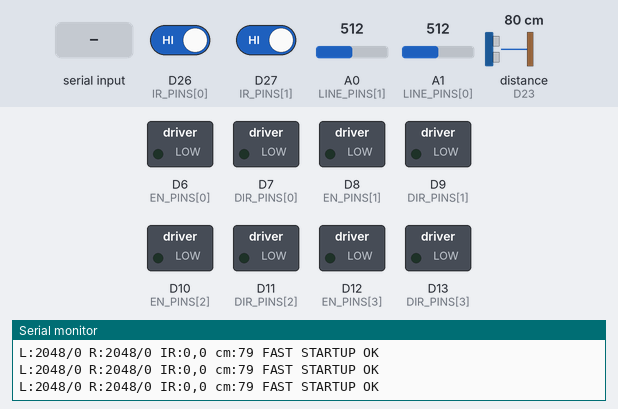
This sketch was run on a simulated Arduino Due. Shown: switched loads named in the sketch (green lamp = pin HIGH), the last lines printed to the serial monitor. Wiring (inferred from the names in the program): ultrasonic range finder: trigger D22; echo D23. The test bench sets the inputs (shaded band); at power-on: distance to the obstacle (sensor on D23) 80 cm, A0 (LINE_PINS[1]) = 512, D26 (IR_PINS[0]) HIGH, D27 (IR_PINS[1]) HIGH, A1 (LINE_PINS[0]) = 512 (analog values on the 0–1023 scale). The echo pulse lasts 58.3 µs per cm; pins used as bus, display or sensor lines are not drawn.

Above: at 1.2 s.
1.3 s: distance to the obstacle (sensor on D23) set to 23 cm
At 4.0 s:
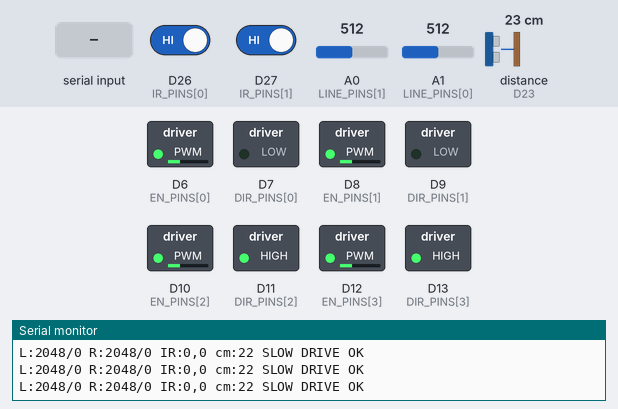
4.3 s: distance to the obstacle (sensor on D23) set to 19 cm
At 5.8 s:
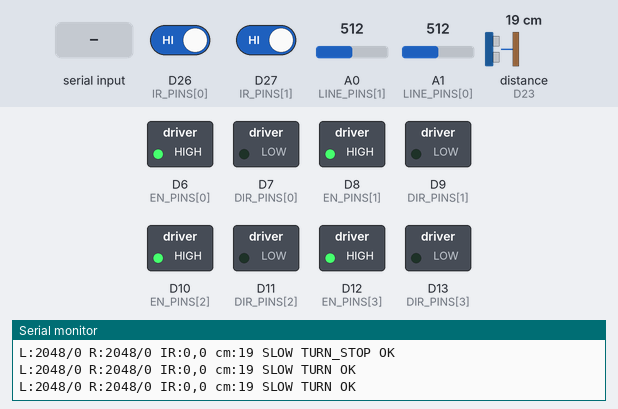
6.8 s: A0 (LINE_PINS[1]) set to 835
8.3 s: A0 (LINE_PINS[1]) set to 861
At 9.6 s:
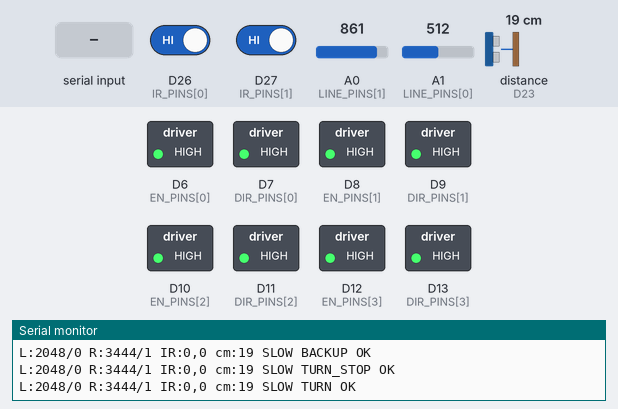
10.8 s: "s" received over Serial
At 12.0 s:
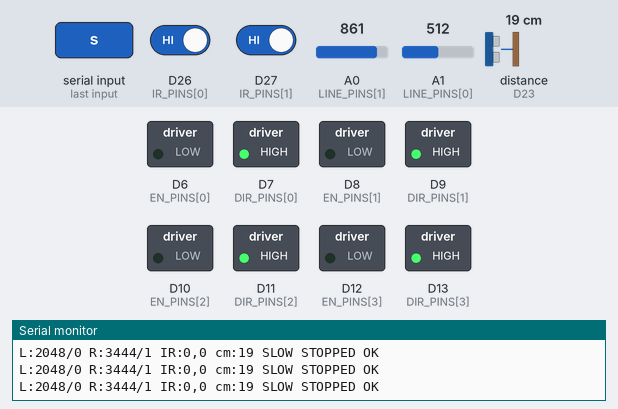
12.3 s: "f" received over Serial
At 12.8 s:
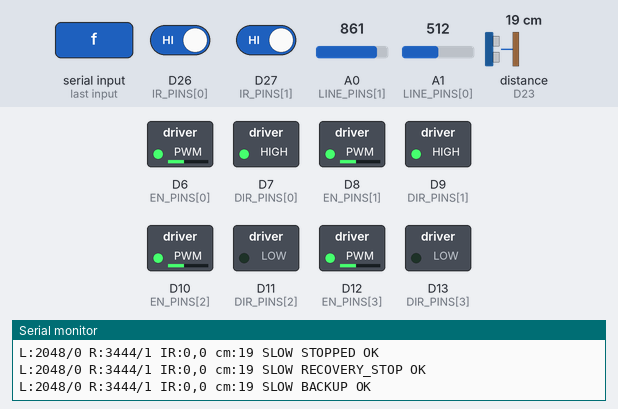
Timing chart, 0 to 19.8 s (numbered marks = the images above; inputs shaded):
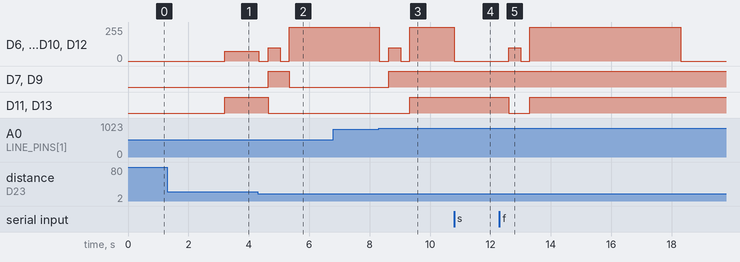

Measured:
- the behaviour switches between 21 and 20 cm on distance to the obstacle (sensor on D23) (found by bisection; images 1 and 2)
- the behaviour switches between 850 and 851 on A0 (LINE_PINS[1]) (found by bisection; images 2 and 3)
- after the input at 1.3 s, D6 (EN_PINS[0]), D8 (EN_PINS[1]), D10 (EN_PINS[2]), D12 (EN_PINS[3]): 0/255 → 75/255 after 1.9 s
- after the input at 4.3 s, D6 (EN_PINS[0]), D8 (EN_PINS[1]), D10 (EN_PINS[2]), D12 (EN_PINS[3]): 75/255 → 0/255 at once, → 100/255 0.30 s later, → 0/255 0.40 s later, → 255/255 0.30 s later; D7 (DIR_PINS[0]), D9 (DIR_PINS[1]): LOW → HIGH after 0.34 s, → LOW 0.70 s later; D11 (DIR_PINS[2]), D13 (DIR_PINS[3]): HIGH → LOW after 0.34 s
- after the input at 8.3 s, D6 (EN_PINS[0]), D8 (EN_PINS[1]), D10 (EN_PINS[2]), D12 (EN_PINS[3]): 255/255 → 0/255 after 0.03 s instead of 2.0 s; D7 (DIR_PINS[0]), D9 (DIR_PINS[1]): LOW → HIGH after 0.33 s; D11 (DIR_PINS[2]), D13 (DIR_PINS[3]): LOW → HIGH after 1.0 s
- after the input at 10.8 s, D6 (EN_PINS[0]), D8 (EN_PINS[1]), D10 (EN_PINS[2]), D12 (EN_PINS[3]): 255/255 → 0/255 at once
- after the input at 12.3 s, D6 (EN_PINS[0]), D8 (EN_PINS[1]), D10 (EN_PINS[2]), D12 (EN_PINS[3]): 0/255 → 100/255 after 0.31 s, → 0/255 0.40 s later, → 255/255 0.30 s later, → 0/255 5.0 s later; D11 (DIR_PINS[2]), D13 (DIR_PINS[3]): HIGH → LOW after 0.31 s, → HIGH 0.70 s later

The sketch:

Autonomous_All_Sensors.ino
```cpp
// Arduino Due; AUTO START after 3 seconds. Serial 115200: s stops, f restarts.
// LEFT line OUT1 A1; RIGHT line OUT1 A0. LEFT IR D26; RIGHT IR D27.
// Ultrasonic TRIG D22, Echo D23. Sensors powered at 3.3V, common ground.
// No IMU/encoder speed control, Nano LED, battery monitoring or watchdog yet.
const int DIR_PINS[] = {7,9,11,13};
const int EN_PINS[] = {6,8,10,12};
const int FORWARD_LEVEL[] = {LOW,LOW,HIGH,HIGH};
const bool IS_LEFT[] = {true,true,false,false};
const int CRUISE_PWM=100, SLOW_PWM=75, RECOVERY_PWM=100;
const int TURN_PWM=255; // User-tested on floor: approximately 90 degrees in 1 second.
const int LINE_PINS[] = {A1,A0}; // LEFT, RIGHT
const int IR_PINS[] = {26,27};   // LEFT, RIGHT
const int BLACK[] = {3500,3400}; // LEFT, RIGHT; based on mounted floor/tape readings.
const int CLEAR[] = {3300,3100}; // LEFT floor ~3100; RIGHT floor ~2805.
const unsigned long START_DELAY_MS=3000, RUN_LIMIT_MS=290000;
const unsigned long PAUSE_MS=300, REVERSE_MS=400;
const unsigned long BOUNDARY_MIN_TURN_MS=1000, OBSTACLE_MIN_TURN_MS=1000;
const unsigned long MAX_TURN_MS=5000;
const unsigned long CLEAR_HOLD_MS=200;
const int FRONT_OFFSET_MM=0; // Distance from ultrasonic face.
const int SLOW_CLEARANCE_MM=300, RESUME_CLEARANCE_MM=350;
const int AVOID_DISTANCE_MM=200, TURN_CLEAR_DISTANCE_MM=250;
const int TRIG_PIN=22, ECHO_PIN=23;
const unsigned long PING_INTERVAL_US=60000, ECHO_TIMEOUT_US=35000;
volatile bool echoArmed=false, echoRisingSeen=false, echoComplete=false;
volatile unsigned long echoRiseUs=0, echoWidthUs=0;
bool pingActive=false, triggerHigh=false;
unsigned long pingStartedUs=0, lastPingUs=0;
bool rangeValid=false, slowMode=true;
const char *rangeReason="INIT";
unsigned int rangeCode=255;
int clearanceMm=0;
unsigned long lastRangeAt=0;

int samples[2][4]={}, sums[2]={}, lineAvg[2]={};
int sampleIndex=0, filled=0;
int lineState[2]={-1,-1}, lineCandidate[2]={-1,-1}, confirmations[2]={};
unsigned long lastLineAt=0;
bool irCandidate[2]={true,true}, irBlocked[2]={true,true};
unsigned long irSince[2]={};
enum State { STARTUP, READY, DRIVE, BOUNDARY_STOP, BACKUP, TURN_STOP,
             TURN, SENSOR_WAIT, STOPPED, COMPLETE, FAULT };
const char *NAMES[]={"STARTUP","READY","DRIVE","RECOVERY_STOP","BACKUP",
                    "TURN_STOP","TURN","SENSOR_WAIT","STOPPED","COMPLETE","FAULT"};
State state=STARTUP, resumeState=READY;
unsigned long stateSince=0, runSince=0, pausedElapsed=0, healthySince=0;
unsigned long clearSince=0, lastPrint=0;
bool runStarted=false, healthyTracking=false, clearTracking=false;
bool turnRight=true, boundaryTurn=false;

// Capture echo edges without pulseIn() blocking motor/sensor decisions.
void echoChanged() {
  if (!echoArmed) return;
  unsigned long now = micros();
  if (digitalRead(ECHO_PIN) == HIGH) {
    echoRiseUs = now;
    echoRisingSeen = true;
  } else if (echoRisingSeen) {
    echoWidthUs = now - echoRiseUs;
    echoComplete = true;
    echoArmed = false;
  }
}
void updateRange() { // Common range update interface; now ultrasonic, no I2C.
  unsigned long now = micros();
  if (triggerHigh && now-pingStartedUs >= 10) {
    digitalWrite(TRIG_PIN, LOW);
    triggerHigh = false;
  }
  bool complete;
  unsigned long width;
  noInterrupts();
  complete = echoComplete;
  width = echoWidthUs;
  if (complete) echoComplete = false;
  interrupts();
  if (pingActive && complete) {
    pingActive = false;
    unsigned long mm = width * 343UL / 2000UL;
    rangeValid = mm >= 40 && mm <= 5500; // Conservative minimum usable range.
    rangeReason = rangeValid ? "OK" : "OUT_OF_RANGE";
    rangeCode = rangeValid ? 0 : 1;
    if (rangeValid) {
      lastRangeAt = millis();
      clearanceMm = (int)mm - FRONT_OFFSET_MM;
      if (clearanceMm < 0) clearanceMm = 0;
      if (clearanceMm <= SLOW_CLEARANCE_MM) slowMode = true;
      else if (clearanceMm > RESUME_CLEARANCE_MM) slowMode = false;
    }
  }
  if (pingActive && now-pingStartedUs >= ECHO_TIMEOUT_US) {
    noInterrupts(); echoArmed=false; echoComplete=false; interrupts();
    pingActive=false;
    rangeValid=false;
    rangeReason="NO_ECHO";
    rangeCode=2;
  }
  if (!pingActive && now-lastPingUs >= PING_INTERVAL_US) {
    lastPingUs=now;
    if (digitalRead(ECHO_PIN)==HIGH) {
      rangeValid=false; rangeReason="ECHO_STUCK_HIGH"; rangeCode=3; return;
    }
    noInterrupts();
    echoComplete=false; echoRisingSeen=false; echoArmed=true;
    interrupts();
    pingStartedUs=micros();
    pingActive=true;
    triggerHigh=true;
    digitalWrite(TRIG_PIN,HIGH);
  }
}
void motorsOff() {
  for (int i=0;i<4;i++) analogWrite(EN_PINS[i],0);
}
void driveSides(bool leftForward, bool rightForward, int pwm) {
  for (int i=0;i<4;i++) {
    bool forward=IS_LEFT[i] ? leftForward : rightForward;
    int direction=forward ? FORWARD_LEVEL[i] : !FORWARD_LEVEL[i];
    digitalWrite(DIR_PINS[i],direction);
    analogWrite(EN_PINS[i],pwm);
  }
}
void enter(State next) {
  motorsOff();
  state=next; stateSince=millis(); clearTracking=false;
}
void updateInputs() {
  unsigned long now=millis();
  for (int i=0;i<2;i++) {
    bool raw=digitalRead(IR_PINS[i])==LOW;
    if (raw!=irCandidate[i]) { irCandidate[i]=raw; irSince[i]=now; }
    if (now-irSince[i]>=(raw ? 20UL : 50UL)) irBlocked[i]=raw;
  }
  if (now-lastLineAt<5) return;
  lastLineAt=now;
  if (filled<4) filled++;
  for (int i=0;i<2;i++) {
    analogRead(LINE_PINS[i]); // Discard first conversion after changing channel.
    int raw=analogRead(LINE_PINS[i]);
    sums[i]-=samples[i][sampleIndex];
    samples[i][sampleIndex]=raw; sums[i]+=raw;
    lineAvg[i]=sums[i]/filled;
    if (filled<4) continue;
    int next=lineAvg[i]>BLACK[i] ? 1 : lineAvg[i]<CLEAR[i] ? 0 : -1;
    if (next<0) { confirmations[i]=0; lineCandidate[i]=-1; }
    else {
      if (next!=lineCandidate[i]) { lineCandidate[i]=next; confirmations[i]=0; }
      if (confirmations[i]<3) confirmations[i]++;
      if (confirmations[i]>=3) lineState[i]=next;
    }
  }
  sampleIndex=(sampleIndex+1)%4;
}
bool stableClear(bool clear, unsigned long now) {
  if (!clear) { clearTracking=false; return false; }
  if (!clearTracking) { clearSince=now; clearTracking=true; }
  return now-clearSince>=CLEAR_HOLD_MS;
}
void beginBoundary() {
  boundaryTurn=true;
  turnRight=(lineState[0]==1); // Left or both -> right. Right only -> left.
  enter(BOUNDARY_STOP);
}
void beginObstacle() {
  boundaryTurn=false;
  turnRight=irBlocked[0] || !irBlocked[1]; // Right-only IR -> left; otherwise right.
  enter(BOUNDARY_STOP); // Stop, back away, then turn; shared recovery sequence.
}
void setup() {
  for (int i=0;i<4;i++) {
    digitalWrite(EN_PINS[i],LOW); pinMode(EN_PINS[i],OUTPUT);
    digitalWrite(DIR_PINS[i],LOW); pinMode(DIR_PINS[i],OUTPUT);
  }
  analogWriteResolution(8); analogReadResolution(12);
  for (int i=0;i<2;i++) {
    pinMode(IR_PINS[i],INPUT);
    irCandidate[i]=digitalRead(IR_PINS[i])==LOW;
    irSince[i]=millis();
  }
  digitalWrite(TRIG_PIN,LOW); pinMode(TRIG_PIN,OUTPUT);
  pinMode(ECHO_PIN,INPUT);
  attachInterrupt(digitalPinToInterrupt(ECHO_PIN),echoChanged,CHANGE);
  Serial.begin(115200);
  stateSince=millis();
  // No wait for Serial: starts without a connected computer.
}
void controlRobot() {
  unsigned long now=millis();
  if (Serial.available()) {
    char c=Serial.read();
    if (c=='s') { enter(STOPPED); return; }
    if (c=='f' && (state==STOPPED || state==COMPLETE || state==FAULT)) {
      runStarted=false; enter(STARTUP);
    }
  }
  if (state==STOPPED || state==COMPLETE || state==FAULT) return;
  if (runStarted && now-runSince>=RUN_LIMIT_MS) { enter(COMPLETE); return; }
  bool healthy=rangeValid && now-lastRangeAt<=300;
  bool known=lineState[0]>=0 && lineState[1]>=0;
  bool tape=lineState[0]==1 || lineState[1]==1;
  bool obstacle=irBlocked[0] || irBlocked[1] || (healthy && clearanceMm<=AVOID_DISTANCE_MM);
  if (state==STARTUP) {
    if (now-stateSince>=START_DELAY_MS && known) {
      runSince=now; runStarted=true; enter(READY);
    }
    return;
  }
  if (!healthy && state!=SENSOR_WAIT) {
    resumeState=state; pausedElapsed=now-stateSince;
    healthyTracking=false; enter(SENSOR_WAIT);
  }
  if (state==SENSOR_WAIT) {
    if (!healthy) healthyTracking=false;
    else {
      if (!healthyTracking) { healthySince=now; healthyTracking=true; }
      if (now-healthySince>=500) {
        state=resumeState; stateSince=now-pausedElapsed; clearTracking=false;
      }
    }
    return; // Re-evaluate tape and IR before restoring motor output.
  }
  // Boundary outranks obstacle recovery, including an obstacle-triggered turn.
  // During boundary backup/turn, expected tape is handled by that recovery.
  if (tape && (state==READY || state==DRIVE ||
      (!boundaryTurn && (state==TURN_STOP || state==TURN)))) {
    beginBoundary(); return;
  }
  unsigned long elapsed=now-stateSince;
  switch (state) {
    case READY:
      if (obstacle) beginObstacle();
      else if (stableClear(!tape,now)) enter(DRIVE);
      break;
    case DRIVE:
      if (obstacle) beginObstacle();
      else driveSides(true,true,slowMode ? SLOW_PWM : CRUISE_PWM);
      break;
    case BOUNDARY_STOP:
      if (elapsed>=PAUSE_MS) enter(BACKUP);
      break;
    case BACKUP:
      // Front sensors cannot detect rear obstructions.
      if (elapsed>=REVERSE_MS) enter(TURN_STOP);
      else driveSides(false,false,RECOVERY_PWM);
      break;
    case TURN_STOP:
      if (elapsed>=PAUSE_MS) enter(TURN);
      break;
    case TURN:
      // Keep rotating through the original front detection until both are clear.
      // Boundary turn also needs minimum rotation to avoid returning to tape.
      if (elapsed>=MAX_TURN_MS) { enter(FAULT); break; }
      if (stableClear(!tape && !obstacle && clearanceMm>TURN_CLEAR_DISTANCE_MM,now) &&
          elapsed >= (boundaryTurn ? BOUNDARY_MIN_TURN_MS : OBSTACLE_MIN_TURN_MS)) {
        enter(READY);
      } else driveSides(turnRight,!turnRight,TURN_PWM);
      break;
    default: break;
  }
}
void printStatus() {
  unsigned long now=millis();
  if (now-lastPrint<250) return;
  char line[128];
  int cm=(rangeValid && now-lastRangeAt<=300) ? clearanceMm/10 : -1;
  int n=snprintf(line,sizeof(line),"L:%d/%d R:%d/%d IR:%d,%d cm:%d %s %s %s\n",
    lineAvg[0],lineState[0],lineAvg[1],lineState[1],irBlocked[0],irBlocked[1],cm,
    slowMode ? "SLOW" : "FAST",NAMES[state],rangeReason);
  // Skip logs rather than blocking sensor timing on a full serial buffer.
  if (n>0 && n<(int)sizeof(line) && Serial.availableForWrite()>=n) {
    Serial.write((const uint8_t*)line,n); lastPrint=now;
  }
}
void loop() {
  updateRange();
  updateInputs();
  controlRobot();
  if (!triggerHigh) printStatus();
}
```
